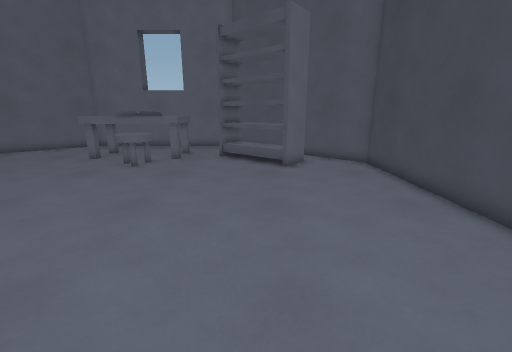
[1] (above)

14 first-person views from a walk through a level from a Godot 3-D game. The camera is 1.3 m above the floor, tilts 14° down and sees 90° across. The floor is counted in squares, 0.5 m on a side. Each view is taken from the middle of a square. On the plan, view 1 faces up. The plan holds only what a view shows up to about 18 squares ahead; the rest is blank. The place goes on beyond the plan. Surface patterns are stand-ins for the level's own textures.

[2]
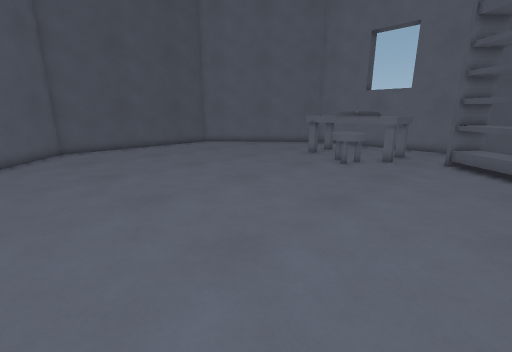

[3]
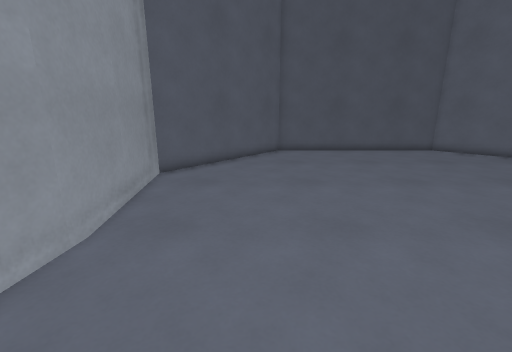

[4]
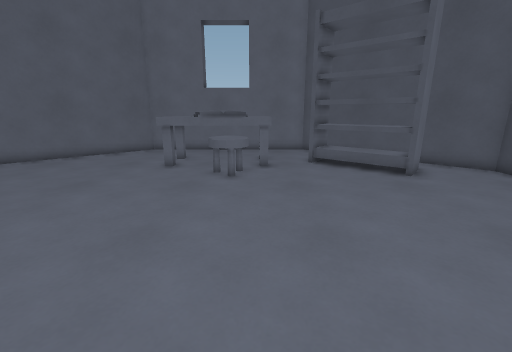

[5]
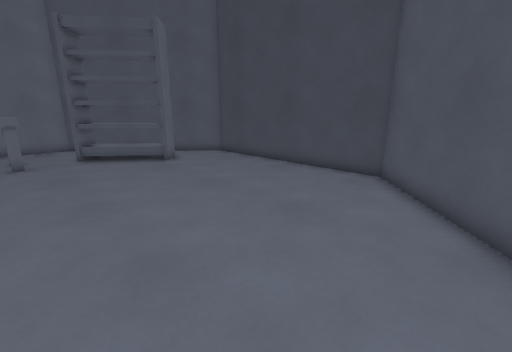

[6]
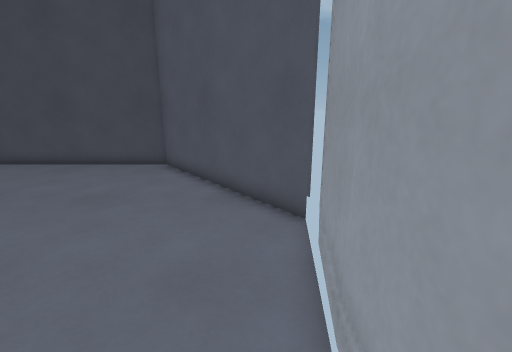

[7]
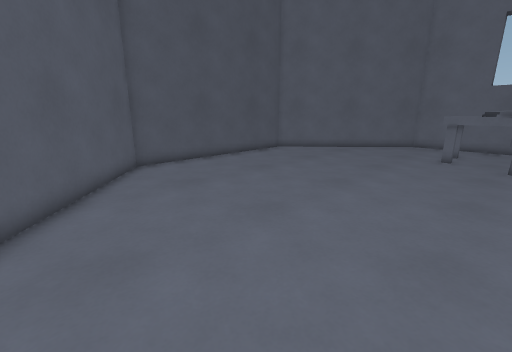

[8]
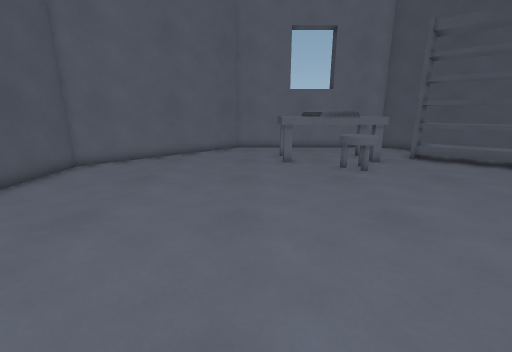

[9]
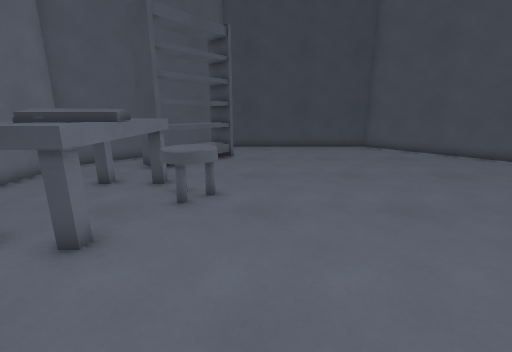

[10]
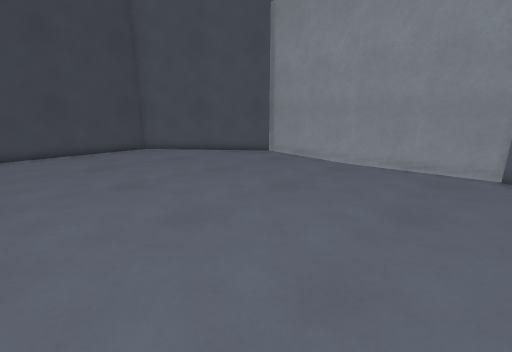

[11]
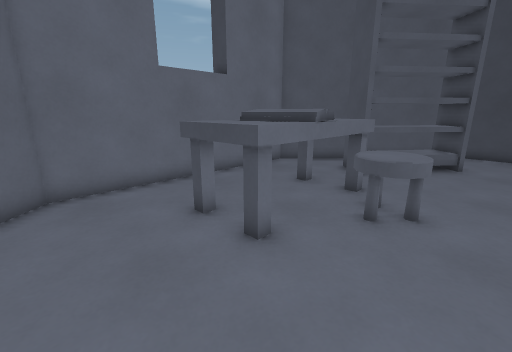

[12]
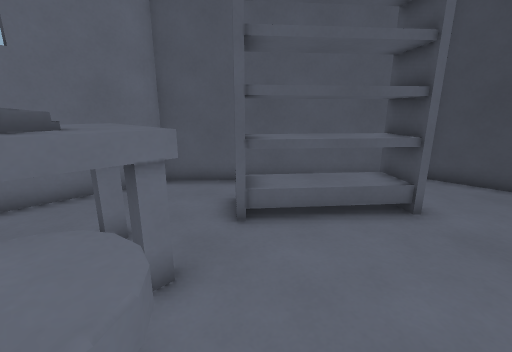

[13]
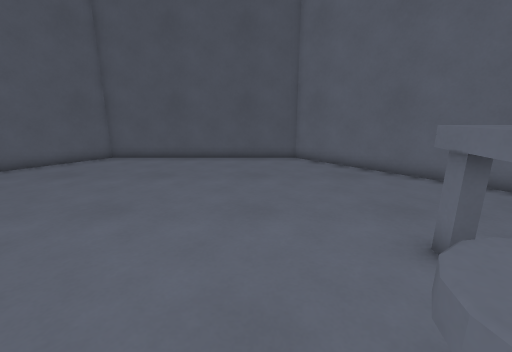

[14]
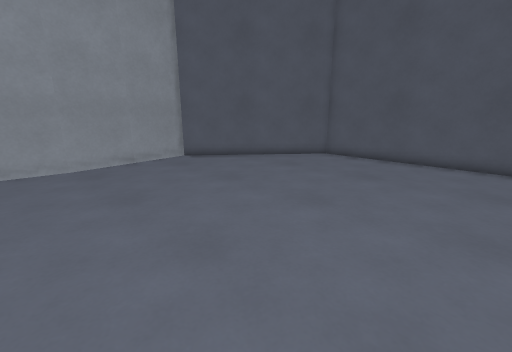

### Floor plan
Key: @ floor where view 1 was taken; # wall or solid block; . floor; = window, fence, low wall or low ledge; ^ raised ledge.
Columns run from 20 left of view 1 to 6 right of it. Each row starts with its distance up from view 1.
 20       ###############
 19      ##.............##
 18     ##...............##
 17    ##.....^^^^^^^.... ##
 16   ##......^^^^ ^^.###  ##
 15  ##.......^^^^^^^.#### .##
 14 ##.........^^^^^...####..##
 13 #............^^=.....##...#
 12 #............=^...........#
 11 #.........................#
 10 #.........................#
  9 #.........................#
  8 #.........................#
  7 #.........................#
  6 #.........................#
  5 #.........................#
  4 #.........................#
  3 #.........................#
  2 ##.......................##
  1  ##.....................##
  0   ##................@..##
 -1    ###...............###
 -2      ##.............##
 -3       ###############

Where each view was taken, in squares from view 1:
view 1: 0 up, 0 right, facing up
view 2: 0 up, 0 right, facing up-left
view 3: 1 up, 2 left, facing left
view 4: 2 up, 5 left, facing up
view 5: 1 down, 5 left, facing up-right
view 6: 2 down, 7 left, facing right
view 7: 2 down, 7 left, facing up-left
view 8: 1 up, 11 left, facing up
view 9: 11 up, 14 left, facing right
view 10: 10 up, 13 left, facing down-right
view 11: 11 up, 13 left, facing up-right
view 12: 11 up, 6 left, facing up-right
view 13: 11 up, 5 left, facing left
view 14: 11 up, 5 left, facing down-left
